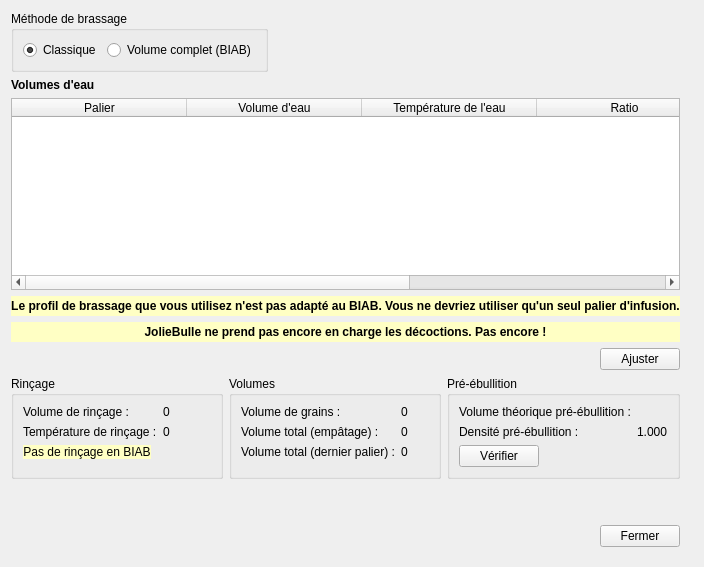
      <widget class="QWidget" name="page_5">
       <layout class="QGridLayout" name="gridLayout_12">
        <item row="0" column="0">
         <layout class="QHBoxLayout" name="horizontalLayout_22">
          <item>
           <widget class="QGroupBox" name="groupBox_3">
            <property name="title">
             <string>Méthode de brassage</string>
            </property>
            <layout class="QGridLayout" name="gridLayout_11">
             <item row="0" column="0">
              <layout class="QHBoxLayout" name="horizontalLayout_17">
               <property name="spacing">
                <number>6</number>
               </property>
               <item>
                <widget class="QRadioButton" name="radioButtonClassicBrew">
                 <property name="text">
                  <string>Classique</string>
                 </property>
                 <property name="checked">
                  <bool>true</bool>
                 </property>
                </widget>
               </item>
               <item>
                <widget class="QRadioButton" name="radioButtonBIAB">
                 <property name="text">
                  <string>Volume complet (BIAB)</string>
                 </property>
                </widget>
               </item>
              </layout>
             </item>
            </layout>
           </widget>
          </item>
          <item>
           <spacer name="horizontalSpacer_7">
            <property name="orientation">
             <enum>Qt::Horizontal</enum>
            </property>
            <property name="sizeHint" stdset="0">
             <size>
              <width>40</width>
              <height>20</height>
             </size>
            </property>
           </spacer>
          </item>
         </layout>
        </item>
        <item row="1" column="0">
         <layout class="QVBoxLayout" name="verticalLayout_12">
          <item>
           <widget class="QLabel" name="label_13">
            <property name="text">
             <string>&lt;html&gt;&lt;head/&gt;&lt;body&gt;&lt;p&gt;&lt;span style=&quot; font-weight:600;&quot;&gt;Volumes d'eau&lt;/span&gt;&lt;/p&gt;&lt;/body&gt;&lt;/html&gt;</string>
            </property>
           </widget>
          </item>
          <item>
           <widget class="QTableWidget" name="tableWidgetStepsBrewday">
            <property name="maximumSize">
             <size>
              <width>123456</width>
              <height>200</height>
             </size>
            </property>
            <property name="editTriggers">
             <set>QAbstractItemView::NoEditTriggers</set>
            </property>
            <property name="alternatingRowColors">
             <bool>true</bool>
            </property>
            <property name="selectionBehavior">
             <enum>QAbstractItemView::SelectRows</enum>
            </property>
            <property name="showGrid">
             <bool>false</bool>
            </property>
            <property name="rowCount">
             <number>0</number>
            </property>
            <property name="columnCount">
             <number>5</number>
            </property>
            <attribute name="horizontalHeaderCascadingSectionResizes">
             <bool>false</bool>
            </attribute>
            <attribute name="horizontalHeaderDefaultSectionSize">
             <number>175</number>
            </attribute>
            <attribute name="horizontalHeaderStretchLastSection">
             <bool>true</bool>
            </attribute>
            <attribute name="verticalHeaderVisible">
             <bool>false</bool>
            </attribute>
            <attribute name="verticalHeaderDefaultSectionSize">
             <number>22</number>
            </attribute>
            <attribute name="verticalHeaderStretchLastSection">
             <bool>false</bool>
            </attribute>
            <column>
             <property name="text">
              <string>Palier</string>
             </property>
            </column>
            <column>
             <property name="text">
              <string>Volume d'eau</string>
             </property>
            </column>
            <column>
             <property name="text">
              <string>Température de l'eau</string>
             </property>
            </column>
            <column>
             <property name="text">
              <string>Ratio</string>
             </property>
            </column>
            <column>
             <property name="text">
              <string>Infos</string>
             </property>
            </column>
           </widget>
          </item>
          <item>
           <widget class="QLabel" name="labelWarningBiab">
            <property name="minimumSize">
             <size>
              <width>0</width>
              <height>20</height>
             </size>
            </property>
            <property name="styleSheet">
             <string notr="true">background-color: rgb(255, 255, 196);</string>
            </property>
            <property name="text">
             <string>&lt;html&gt;&lt;head/&gt;&lt;body&gt;&lt;p align=&quot;center&quot;&gt;&lt;span style=&quot; font-weight:600;&quot;&gt;Le profil de brassage que vous utilisez n'est pas adapté au BIAB. Vous ne devriez utiliser qu'un seul palier d'infusion.&lt;/span&gt;&lt;/p&gt;&lt;/body&gt;&lt;/html&gt;</string>
            </property>
           </widget>
          </item>
          <item>
           <widget class="QLabel" name="labelNoDecoction">
            <property name="minimumSize">
             <size>
              <width>0</width>
              <height>20</height>
             </size>
            </property>
            <property name="styleSheet">
             <string notr="true">background-color: rgb(255, 255, 196);</string>
            </property>
            <property name="text">
             <string>&lt;html&gt;&lt;head/&gt;&lt;body&gt;&lt;p align=&quot;center&quot;&gt;&lt;span style=&quot; font-weight:600;&quot;&gt;JolieBulle ne prend pas encore en charge les décoctions. Pas encore !&lt;/span&gt;&lt;/p&gt;&lt;/body&gt;&lt;/html&gt;</string>
            </property>
           </widget>
          </item>
          <item>
           <layout class="QHBoxLayout" name="horizontalLayout_16">
            <item>
             <spacer name="horizontalSpacer_6">
              <property name="orientation">
               <enum>Qt::Horizontal</enum>
              </property>
              <property name="sizeHint" stdset="0">
               <size>
                <width>40</width>
                <height>20</height>
               </size>
              </property>
             </spacer>
            </item>
            <item>
             <widget class="QPushButton" name="pushButtonAdjustStep">
              <property name="text">
               <string>Ajuster</string>
              </property>
             </widget>
            </item>
           </layout>
          </item>
         </layout>
        </item>
        <item row="1" column="1">
         <widget class="QLabel" name="label_23">
          <property name="text">
           <string/>
          </property>
         </widget>
        </item>
        <item row="2" column="0">
         <layout class="QHBoxLayout" name="horizontalLayout_18">
          <item>
           <widget class="QGroupBox" name="groupBox_2">
            <property name="minimumSize">
             <size>
              <width>0</width>
              <height>0</height>
             </size>
            </property>
            <property name="maximumSize">
             <size>
              <width>16777215</width>
              <height>16777215</height>
             </size>
            </property>
            <property name="title">
             <string>Rinçage</string>
            </property>
            <layout class="QGridLayout" name="gridLayout_10">
             <item row="0" column="0">
              <layout class="QFormLayout" name="formLayoutSparge">
               <property name="fieldGrowthPolicy">
                <enum>QFormLayout::AllNonFixedFieldsGrow</enum>
               </property>
               <item row="0" column="0">
                <widget class="QLabel" name="labelSparge1">
                 <property name="text">
                  <string>Volume de rinçage :</string>
                 </property>
                </widget>
               </item>
               <item row="0" column="1">
                <widget class="QLabel" name="labelSpargeVol">
                 <property name="text">
                  <string>0</string>
                 </property>
                </widget>
               </item>
               <item row="1" column="0">
                <widget class="QLabel" name="labelSparge2">
                 <property name="text">
                  <string>Température de rinçage :</string>
                 </property>
                </widget>
               </item>
               <item row="1" column="1">
                <widget class="QLabel" name="labelSpargeTemp">
                 <property name="text">
                  <string>0</string>
                 </property>
                </widget>
               </item>
               <item row="2" column="0">
                <widget class="QLabel" name="labelNoSparge">
                 <property name="minimumSize">
                  <size>
                   <width>100</width>
                   <height>10</height>
                  </size>
                 </property>
                 <property name="styleSheet">
                  <string notr="true">background-color: rgb(255, 255, 196);</string>
                 </property>
                 <property name="text">
                  <string>&lt;html&gt;&lt;head/&gt;&lt;body&gt;&lt;p align=&quot;center&quot;&gt;   Pas de rinçage en BIAB&lt;/p&gt;&lt;/body&gt;&lt;/html&gt;</string>
                 </property>
                </widget>
               </item>
              </layout>
             </item>
            </layout>
           </widget>
          </item>
          <item>
           <widget class="QGroupBox" name="groupBox_4">
            <property name="title">
             <string>Volumes</string>
            </property>
            <layout class="QFormLayout" name="formLayout_12">
             <item row="0" column="0">
              <widget class="QLabel" name="label_29">
               <property name="text">
                <string>Volume de grains :</string>
               </property>
              </widget>
             </item>
             <item row="0" column="1">
              <widget class="QLabel" name="labelGrainVolume">
               <property name="text">
                <string>0</string>
               </property>
              </widget>
             </item>
             <item row="1" column="0">
              <widget class="QLabel" name="label_31">
               <property name="text">
                <string>Volume total (empâtage) :</string>
               </property>
              </widget>
             </item>
             <item row="1" column="1">
              <widget class="QLabel" name="labelTotalVolumeStrike">
               <property name="text">
                <string>0</string>
               </property>
              </widget>
             </item>
             <item row="2" column="0">
              <widget class="QLabel" name="label_33">
               <property name="text">
                <string>Volume total (dernier palier) :</string>
               </property>
              </widget>
             </item>
             <item row="2" column="1">
              <widget class="QLabel" name="labelTotalVolumeLast">
               <property name="text">
                <string>0</string>
               </property>
              </widget>
             </item>
            </layout>
           </widget>
          </item>
          <item>
           <widget class="QGroupBox" name="groupBox">
            <property name="title">
             <string>Pré-ébullition</string>
            </property>
            <layout class="QGridLayout" name="gridLayout_9">
             <item row="0" column="0">
              <layout class="QFormLayout" name="formLayout_8">
               <property name="fieldGrowthPolicy">
                <enum>QFormLayout::AllNonFixedFieldsGrow</enum>
               </property>
               <item row="1" column="0">
                <widget class="QLabel" name="label_18">
                 <property name="text">
                  <string>Volume théorique pré-ébullition :</string>
                 </property>
                </widget>
               </item>
               <item row="1" column="1">
                <widget class="QLabel" name="labelPreBoilVol">
                 <property name="text">
                  <string/>
                 </property>
                </widget>
               </item>
               <item row="2" column="0">
                <widget class="QLabel" name="label_19">
                 <property name="text">
                  <string>Densité pré-ébullition :</string>
                 </property>
                </widget>
               </item>
               <item row="2" column="1">
                <widget class="QLabel" name="labelPreBoilGravity">
                 <property name="text">
                  <string>1.000</string>
                 </property>
                </widget>
               </item>
               <item row="3" column="0">
                <widget class="QPushButton" name="pushButtonCheckPreBoil">
                 <property name="maximumSize">
                  <size>
                   <width>100</width>
                   <height>16777215</height>
                  </size>
                 </property>
                 <property name="baseSize">
                  <size>
                   <width>0</width>
                   <height>0</height>
                  </size>
                 </property>
                 <property name="text">
                  <string>Vérifier</string>
                 </property>
                 <property name="checkable">
                  <bool>false</bool>
                 </property>
                </widget>
               </item>
              </layout>
             </item>
            </layout>
           </widget>
          </item>
         </layout>
        </item>
        <item row="3" column="0">
         <spacer name="verticalSpacer_6">
          <property name="orientation">
           <enum>Qt::Vertical</enum>
          </property>
          <property name="sizeHint" stdset="0">
           <size>
            <width>20</width>
            <height>40</height>
           </size>
          </property>
         </spacer>
        </item>
        <item row="5" column="0">
         <layout class="QHBoxLayout" name="horizontalLayout_23">
          <property name="bottomMargin">
           <number>9</number>
          </property>
          <item>
           <spacer name="horizontalSpacer_13">
            <property name="orientation">
             <enum>Qt::Horizontal</enum>
            </property>
            <property name="sizeHint" stdset="0">
             <size>
              <width>40</width>
              <height>20</height>
             </size>
            </property>
           </spacer>
          </item>
          <item>
           <widget class="QPushButton" name="pushButtonBrewdayModeClose">
            <property name="text">
             <string>Fermer</string>
            </property>
           </widget>
          </item>
         </layout>
        </item>
       </layout>
      </widget>
